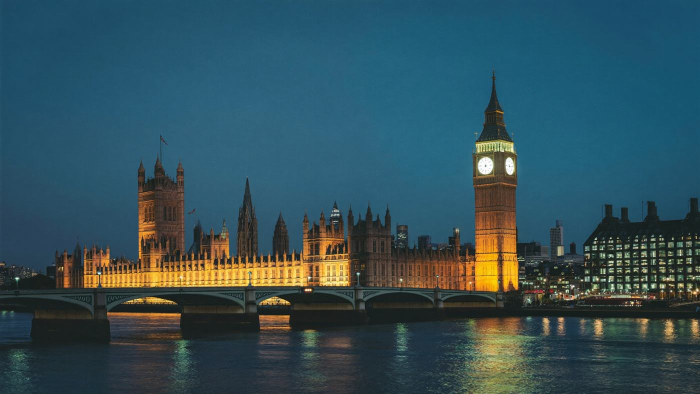
#> input picture customer-app/assets/img/hero-london.jpg, 1400 x 788 px, given in place of logo.png, which was not available (shown at 1/2 size)
$ python make-poster-contact-sheet.py
#> lines starting #> are read from the running program, lines starting #| are printed output that depends on the picture; pictures that were not available may be replaced by others from this repository, and a replacement may not be noted
from pathlib import Path

from PIL import Image, ImageDraw


ROOT = Path(__file__).resolve().parents[1]
files = [ROOT / "public" / "logo.png"]
files.extend(sorted((ROOT / "public" / "lovable-uploads").glob("*.png")))

cell_w, cell_h = 300, 235
cols = 5
rows = (len(files) + cols - 1) // cols
sheet = Image.new("RGB", (cell_w * cols, cell_h * rows), "white")
#> sheet: PIL image 1500x235 RGB; every value is 255
draw = ImageDraw.Draw(sheet)

for idx, file in enumerate(files):
    image = Image.open(file).convert("RGB")
#> image is the input picture: PIL image 1400x788 RGB; mean R, G, B 50.3, 79.7, 88.8
    original_size = image.size
#> original_size = (1400, 788)
    image.thumbnail((cell_w - 24, cell_h - 54))
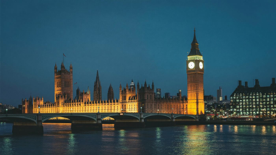
#> image: PIL image 276x155 RGB; mean R, G, B 50.4, 79.9, 88.9
    x = (idx % cols) * cell_w + (cell_w - image.width) // 2
#> x = 12
    y = (idx // cols) * cell_h + 8
    sheet.paste(image, (x, y))
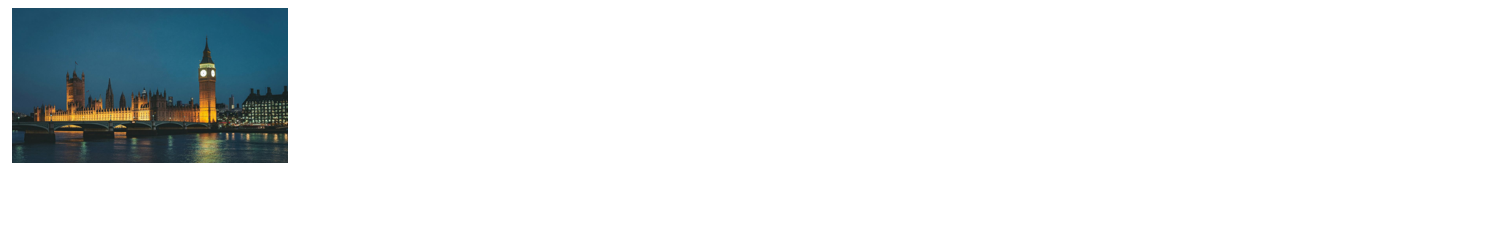
#> sheet: PIL image 1500x235 RGB; mean R, G, B 230.2, 233.7, 234.8
    tx = (idx % cols) * cell_w + 10
    ty = (idx // cols) * cell_h + cell_h - 40
    draw.text((tx, ty), file.name[:34], fill=(0, 0, 0))
    draw.text((tx, ty + 18), f"{original_size[0]}x{original_size[1]}", fill=(70, 70, 70))

out = ROOT / "poster-output" / "zimship-assets-contact.jpg"
out.parent.mkdir(parents=True, exist_ok=True)
sheet.save(out, quality=92)
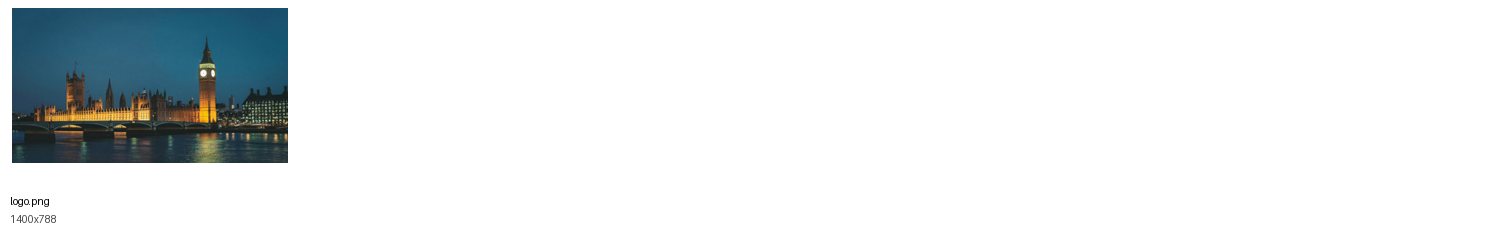
#> saved as zimship-assets-contact.jpg: PIL image 1500x235 RGB; mean R, G, B 230, 233.6, 234.7
print(out)

$ run again, on customer-app/assets/img/onboard-boxes.jpg
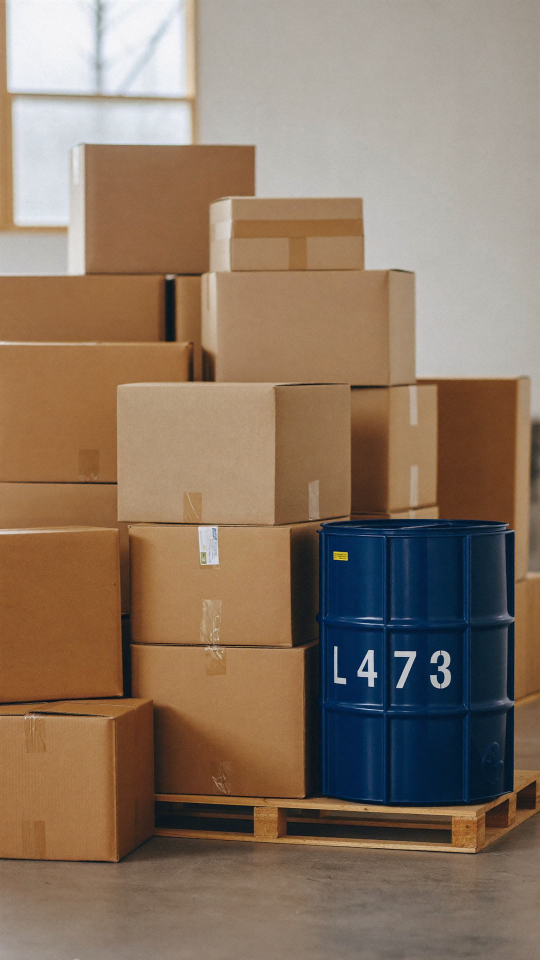
#> input picture customer-app/assets/img/onboard-boxes.jpg, 1080 x 1920 px, given in place of logo.png, which was not available (shown at 1/2 size)
#> image is the input picture: PIL image 1080x1920 RGB; mean R, G, B 138.9, 118.7, 100.7
#> `image.thumbnail((cell_w - 24, cell_h - 54))`:
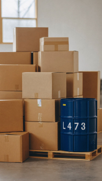
#> image: PIL image 102x181 RGB; mean R, G, B 138.9, 118.7, 100.6
#> `sheet.save(out, quality=92)`:
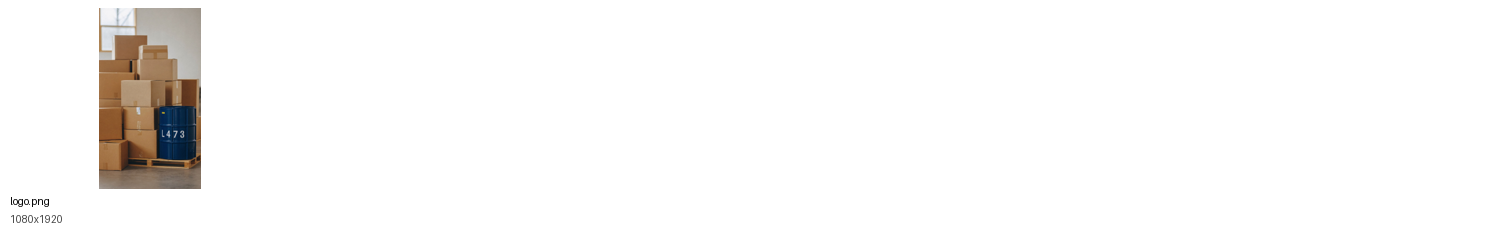
#> saved as zimship-assets-contact.jpg: PIL image 1500x235 RGB; mean R, G, B 248.8, 247.7, 246.8
